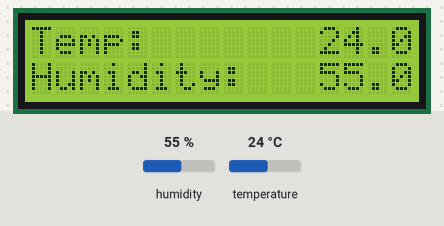
This program was run on a simulated Raspberry Pi Pico running MicroPython. Shown: 16×2 character LCD. Inputs (shaded band) come from the test bench; at power-on: humidity 55 %, temperature 24 °C. Library files of the repository ran but are not shown: dht20.py.

Above: at 1.3 s.
1.4 s: humidity set to 22 %
At 6.5 s:
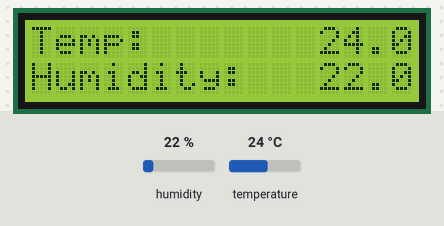
7.4 s: temperature set to 12 °C
At 11.5 s:
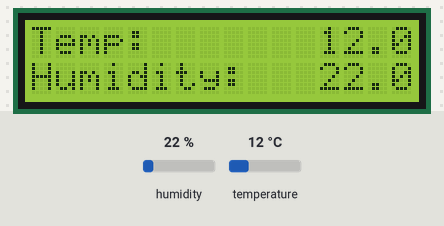
13.4 s: humidity set to 40 %
At 16.4 s:
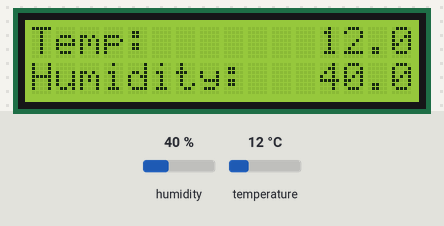
19.4 s: temperature set to 19 °C
At 21.3 s:
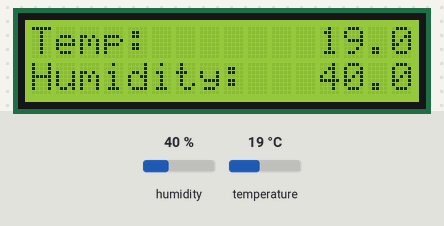
Timing chart, 0 to 22.8 s (numbered marks = the images above; inputs shaded):
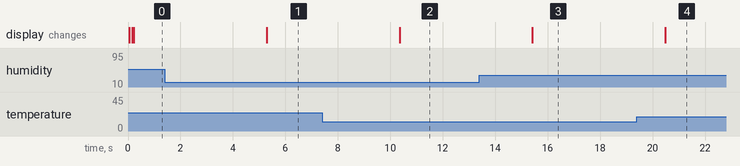

The program:

day-12-show-temperature-now.py
```python
from machine import I2C, Pin
from lcd_api import LcdApi
from pico_i2c_lcd import I2cLcd
from dht20 import DHT20
import time

# Define LCD/sensor I2C pins/BUS/address
SDA = 14
SCL = 15
I2C_BUS = 1
LCD_ADDR = 0x27
TEMP_ADDR = 0x38

# Define LCD rows/columns
LCD_NUM_ROWS = 2
LCD_NUM_COLS = 16

# Set up LCD I2C
lcdi2c = I2C(I2C_BUS, sda=machine.Pin(SDA), scl=machine.Pin(SCL), freq=400000)
lcd = I2cLcd(lcdi2c, LCD_ADDR, LCD_NUM_ROWS, LCD_NUM_COLS)

# Set up temperature sensor I2C
tempi2c = I2C(I2C_BUS, sda=SDA, scl=SCL)
dht20 = DHT20(TEMP_ADDR, tempi2c)

# Write static text
lcd.putstr("Temp:")

lcd.move_to(0, 1) # Move to second row
lcd.putstr("Humidity:")

while True:

    # Grab data from the sensor dictionary
    measurements = dht20.measurements

    # Show temp data on the first row
    lcd.move_to(12, 0) # 12th column, 1st row
    lcd.putstr(str(round(measurements['t'],1)))

    # Show humidity data on the second row
    lcd.move_to(12, 1) # 12th column, 2nd row
    lcd.putstr(str(round(measurements['rh'],1)))

    time.sleep(5)
```

Measured:
- after the input at 1.4 s, the display: changes after 3.9 s (image 1)
- after the input at 7.4 s, the display: changes after 3.0 s (image 2)
- after the input at 13.4 s, the display: changes after 2.0 s (image 3)
- after the input at 19.4 s, the display: changes after 1.1 s (image 4)
